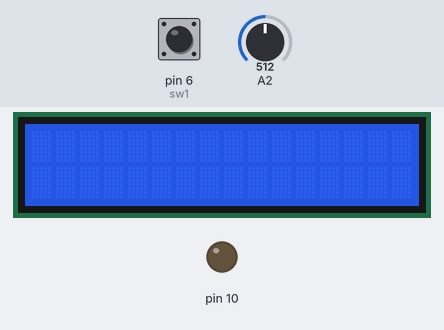
Bench run of a sketch on a simulated Arduino Uno, built with avr-gcc and run on an emulated ATmega328P. Parts: 16×2 character LCD, output pins drawn as LEDs (lit = HIGH). The test bench sets the inputs (shaded band); at power-on: pin 6 (sw1) HIGH, A2 = 512.

Above: at 1.2 s.
1.3 s: pin 6 (sw1) pulled LOW for 1 s
At 1.45 s:
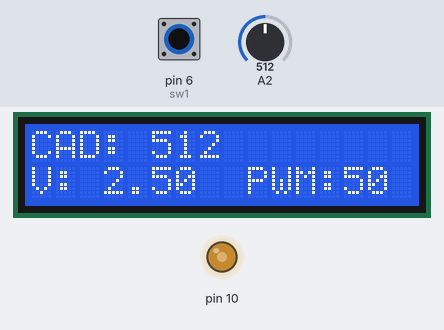
At 2.8 s:
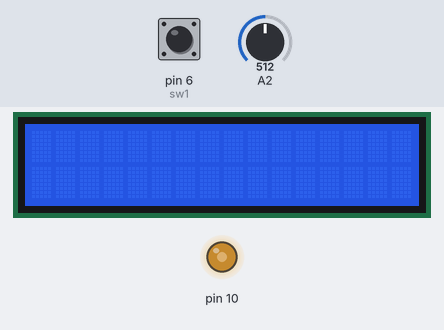
3.8 s: pin 6 (sw1) pulled LOW for 3.2 s
Timing chart, 0 to 6.8 s (numbered marks = the images above; inputs shaded):
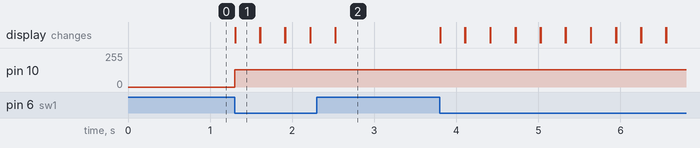

The sketch:

Ruiz_Galo_DEBER4.1_MOTOR1__SE.ino
```cpp
/*
 * DEBER 4.1: CAD y PWM
 * Nombre: Galo Ruiz
 * Programacion del motor 1 va encender mediante un boton, obtener los datos de CAD, V y PWM se deben visulizar en una LCD para cada motor.
 */

#include <LiquidCrystal.h>
LiquidCrystal lcd (13,12,5,4,3,2);  //Seleccion de pines para la LCD
int conversor;                      //variable para adquirir datos del conversor entre 0-1023
float voltaje;                      //variable de conversion de conversor a voltaje
int dutty;                          //variable para el uso de pwm

const int sw1=6;

void setup() {
  lcd.begin(16,2);
  pinMode(sw1,INPUT);
}

void loop() {
  if(digitalRead(sw1)==LOW){
   conversor=analogRead(16);         //lectura del canal A0-0-14
  voltaje=(conversor*5.0)/1023.0;   //conversor de voltaje
  dutty=conversor/4;                //cambio la escala para el dutty cicle
  analogWrite(10,dutty);            //envio de valor al pin 11
  lcd.setCursor(0,0);
  lcd.print("CAD:");
  lcd.setCursor(5,0);
  lcd.print(conversor);
  lcd.setCursor(0,1);
  lcd.print("V:");
  lcd.setCursor(3,1);
  lcd.print(voltaje);
  lcd.setCursor(9,1);
  lcd.print("PWM:");
  lcd.setCursor(13,1);
  lcd.print((dutty*100)/255);
  delay(300);
  lcd.clear();


}

}
```

Measured:
- after the input at 1.3 s, pin 10: 0/255 → 128/255 at once; the display: changes at once (image 1)
